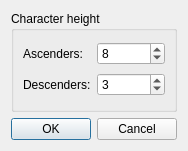
<?xml version="1.0" encoding="UTF-8"?>
<ui version="4.0">
 <class>NewBitmapFontDialog</class>
 <widget class="QDialog" name="NewBitmapFontDialog">
  <property name="geometry">
   <rect>
    <x>0</x>
    <y>0</y>
    <width>184</width>
    <height>151</height>
   </rect>
  </property>
  <property name="windowTitle">
   <string>Dialog</string>
  </property>
  <layout class="QVBoxLayout" name="verticalLayout">
   <item>
    <widget class="QGroupBox" name="groupBox">
     <property name="title">
      <string>Character height</string>
     </property>
     <layout class="QGridLayout" name="gridLayout">
      <item row="0" column="0">
       <widget class="QLabel" name="label">
        <property name="text">
         <string>Ascenders:</string>
        </property>
       </widget>
      </item>
      <item row="0" column="1">
       <widget class="QSpinBox" name="spinBoxAscenders">
        <property name="minimum">
         <number>1</number>
        </property>
        <property name="maximum">
         <number>16</number>
        </property>
        <property name="value">
         <number>8</number>
        </property>
       </widget>
      </item>
      <item row="1" column="0">
       <widget class="QLabel" name="label_2">
        <property name="text">
         <string>Descenders:</string>
        </property>
       </widget>
      </item>
      <item row="1" column="1">
       <widget class="QSpinBox" name="spinBoxDescenders">
        <property name="maximum">
         <number>8</number>
        </property>
        <property name="value">
         <number>3</number>
        </property>
       </widget>
      </item>
     </layout>
    </widget>
   </item>
   <item>
    <widget class="QDialogButtonBox" name="buttonBox">
     <property name="orientation">
      <enum>Qt::Horizontal</enum>
     </property>
     <property name="standardButtons">
      <set>QDialogButtonBox::Cancel|QDialogButtonBox::Ok</set>
     </property>
    </widget>
   </item>
  </layout>
 </widget>
 <resources/>
 <connections>
  <connection>
   <sender>buttonBox</sender>
   <signal>accepted()</signal>
   <receiver>NewBitmapFontDialog</receiver>
   <slot>accept()</slot>
   <hints>
    <hint type="sourcelabel">
     <x>248</x>
     <y>254</y>
    </hint>
    <hint type="destinationlabel">
     <x>157</x>
     <y>274</y>
    </hint>
   </hints>
  </connection>
  <connection>
   <sender>buttonBox</sender>
   <signal>rejected()</signal>
   <receiver>NewBitmapFontDialog</receiver>
   <slot>reject()</slot>
   <hints>
    <hint type="sourcelabel">
     <x>316</x>
     <y>260</y>
    </hint>
    <hint type="destinationlabel">
     <x>286</x>
     <y>274</y>
    </hint>
   </hints>
  </connection>
 </connections>
</ui>
